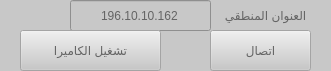
     <widget class="QWidget" name="widget_10" native="true">
      <property name="enabled">
       <bool>false</bool>
      </property>
      <property name="geometry">
       <rect>
        <x>0</x>
        <y>90</y>
        <width>331</width>
        <height>71</height>
       </rect>
      </property>
      <property name="palette">
       <palette>
        <active>
         <colorrole role="WindowText">
          <brush brushstyle="SolidPattern">
           <color alpha="255">
            <red>0</red>
            <green>0</green>
            <blue>0</blue>
           </color>
          </brush>
         </colorrole>
         <colorrole role="Button">
          <brush brushstyle="SolidPattern">
           <color alpha="255">
            <red>200</red>
            <green>200</green>
            <blue>200</blue>
           </color>
          </brush>
         </colorrole>
         <colorrole role="Light">
          <brush brushstyle="SolidPattern">
           <color alpha="255">
            <red>255</red>
            <green>255</green>
            <blue>255</blue>
           </color>
          </brush>
         </colorrole>
         <colorrole role="Midlight">
          <brush brushstyle="SolidPattern">
           <color alpha="255">
            <red>227</red>
            <green>227</green>
            <blue>227</blue>
           </color>
          </brush>
         </colorrole>
         <colorrole role="Dark">
          <brush brushstyle="SolidPattern">
           <color alpha="255">
            <red>100</red>
            <green>100</green>
            <blue>100</blue>
           </color>
          </brush>
         </colorrole>
         <colorrole role="Mid">
          <brush brushstyle="SolidPattern">
           <color alpha="255">
            <red>133</red>
            <green>133</green>
            <blue>133</blue>
           </color>
          </brush>
         </colorrole>
         <colorrole role="Text">
          <brush brushstyle="SolidPattern">
           <color alpha="255">
            <red>0</red>
            <green>0</green>
            <blue>0</blue>
           </color>
          </brush>
         </colorrole>
         <colorrole role="BrightText">
          <brush brushstyle="SolidPattern">
           <color alpha="255">
            <red>255</red>
            <green>255</green>
            <blue>255</blue>
           </color>
          </brush>
         </colorrole>
         <colorrole role="ButtonText">
          <brush brushstyle="SolidPattern">
           <color alpha="255">
            <red>0</red>
            <green>0</green>
            <blue>0</blue>
           </color>
          </brush>
         </colorrole>
         <colorrole role="Base">
          <brush brushstyle="SolidPattern">
           <color alpha="255">
            <red>255</red>
            <green>255</green>
            <blue>255</blue>
           </color>
          </brush>
         </colorrole>
         <colorrole role="Window">
          <brush brushstyle="SolidPattern">
           <color alpha="255">
            <red>200</red>
            <green>200</green>
            <blue>200</blue>
           </color>
          </brush>
         </colorrole>
         <colorrole role="Shadow">
          <brush brushstyle="SolidPattern">
           <color alpha="255">
            <red>0</red>
            <green>0</green>
            <blue>0</blue>
           </color>
          </brush>
         </colorrole>
         <colorrole role="AlternateBase">
          <brush brushstyle="SolidPattern">
           <color alpha="255">
            <red>227</red>
            <green>227</green>
            <blue>227</blue>
           </color>
          </brush>
         </colorrole>
         <colorrole role="ToolTipBase">
          <brush brushstyle="SolidPattern">
           <color alpha="255">
            <red>255</red>
            <green>255</green>
            <blue>220</blue>
           </color>
          </brush>
         </colorrole>
         <colorrole role="ToolTipText">
          <brush brushstyle="SolidPattern">
           <color alpha="255">
            <red>0</red>
            <green>0</green>
            <blue>0</blue>
           </color>
          </brush>
         </colorrole>
        </active>
        <inactive>
         <colorrole role="WindowText">
          <brush brushstyle="SolidPattern">
           <color alpha="255">
            <red>0</red>
            <green>0</green>
            <blue>0</blue>
           </color>
          </brush>
         </colorrole>
         <colorrole role="Button">
          <brush brushstyle="SolidPattern">
           <color alpha="255">
            <red>200</red>
            <green>200</green>
            <blue>200</blue>
           </color>
          </brush>
         </colorrole>
         <colorrole role="Light">
          <brush brushstyle="SolidPattern">
           <color alpha="255">
            <red>255</red>
            <green>255</green>
            <blue>255</blue>
           </color>
          </brush>
         </colorrole>
         <colorrole role="Midlight">
          <brush brushstyle="SolidPattern">
           <color alpha="255">
            <red>227</red>
            <green>227</green>
            <blue>227</blue>
           </color>
          </brush>
         </colorrole>
         <colorrole role="Dark">
          <brush brushstyle="SolidPattern">
           <color alpha="255">
            <red>100</red>
            <green>100</green>
            <blue>100</blue>
           </color>
          </brush>
         </colorrole>
         <colorrole role="Mid">
          <brush brushstyle="SolidPattern">
           <color alpha="255">
            <red>133</red>
            <green>133</green>
            <blue>133</blue>
           </color>
          </brush>
         </colorrole>
         <colorrole role="Text">
          <brush brushstyle="SolidPattern">
           <color alpha="255">
            <red>0</red>
            <green>0</green>
            <blue>0</blue>
           </color>
          </brush>
         </colorrole>
         <colorrole role="BrightText">
          <brush brushstyle="SolidPattern">
           <color alpha="255">
            <red>255</red>
            <green>255</green>
            <blue>255</blue>
           </color>
          </brush>
         </colorrole>
         <colorrole role="ButtonText">
          <brush brushstyle="SolidPattern">
           <color alpha="255">
            <red>0</red>
            <green>0</green>
            <blue>0</blue>
           </color>
          </brush>
         </colorrole>
         <colorrole role="Base">
          <brush brushstyle="SolidPattern">
           <color alpha="255">
            <red>255</red>
            <green>255</green>
            <blue>255</blue>
           </color>
          </brush>
         </colorrole>
         <colorrole role="Window">
          <brush brushstyle="SolidPattern">
           <color alpha="255">
            <red>200</red>
            <green>200</green>
            <blue>200</blue>
           </color>
          </brush>
         </colorrole>
         <colorrole role="Shadow">
          <brush brushstyle="SolidPattern">
           <color alpha="255">
            <red>0</red>
            <green>0</green>
            <blue>0</blue>
           </color>
          </brush>
         </colorrole>
         <colorrole role="AlternateBase">
          <brush brushstyle="SolidPattern">
           <color alpha="255">
            <red>227</red>
            <green>227</green>
            <blue>227</blue>
           </color>
          </brush>
         </colorrole>
         <colorrole role="ToolTipBase">
          <brush brushstyle="SolidPattern">
           <color alpha="255">
            <red>255</red>
            <green>255</green>
            <blue>220</blue>
           </color>
          </brush>
         </colorrole>
         <colorrole role="ToolTipText">
          <brush brushstyle="SolidPattern">
           <color alpha="255">
            <red>0</red>
            <green>0</green>
            <blue>0</blue>
           </color>
          </brush>
         </colorrole>
        </inactive>
        <disabled>
         <colorrole role="WindowText">
          <brush brushstyle="SolidPattern">
           <color alpha="255">
            <red>100</red>
            <green>100</green>
            <blue>100</blue>
           </color>
          </brush>
         </colorrole>
         <colorrole role="Button">
          <brush brushstyle="SolidPattern">
           <color alpha="255">
            <red>200</red>
            <green>200</green>
            <blue>200</blue>
           </color>
          </brush>
         </colorrole>
         <colorrole role="Light">
          <brush brushstyle="SolidPattern">
           <color alpha="255">
            <red>255</red>
            <green>255</green>
            <blue>255</blue>
           </color>
          </brush>
         </colorrole>
         <colorrole role="Midlight">
          <brush brushstyle="SolidPattern">
           <color alpha="255">
            <red>227</red>
            <green>227</green>
            <blue>227</blue>
           </color>
          </brush>
         </colorrole>
         <colorrole role="Dark">
          <brush brushstyle="SolidPattern">
           <color alpha="255">
            <red>100</red>
            <green>100</green>
            <blue>100</blue>
           </color>
          </brush>
         </colorrole>
         <colorrole role="Mid">
          <brush brushstyle="SolidPattern">
           <color alpha="255">
            <red>133</red>
            <green>133</green>
            <blue>133</blue>
           </color>
          </brush>
         </colorrole>
         <colorrole role="Text">
          <brush brushstyle="SolidPattern">
           <color alpha="255">
            <red>100</red>
            <green>100</green>
            <blue>100</blue>
           </color>
          </brush>
         </colorrole>
         <colorrole role="BrightText">
          <brush brushstyle="SolidPattern">
           <color alpha="255">
            <red>255</red>
            <green>255</green>
            <blue>255</blue>
           </color>
          </brush>
         </colorrole>
         <colorrole role="ButtonText">
          <brush brushstyle="SolidPattern">
           <color alpha="255">
            <red>100</red>
            <green>100</green>
            <blue>100</blue>
           </color>
          </brush>
         </colorrole>
         <colorrole role="Base">
          <brush brushstyle="SolidPattern">
           <color alpha="255">
            <red>200</red>
            <green>200</green>
            <blue>200</blue>
           </color>
          </brush>
         </colorrole>
         <colorrole role="Window">
          <brush brushstyle="SolidPattern">
           <color alpha="255">
            <red>200</red>
            <green>200</green>
            <blue>200</blue>
           </color>
          </brush>
         </colorrole>
         <colorrole role="Shadow">
          <brush brushstyle="SolidPattern">
           <color alpha="255">
            <red>0</red>
            <green>0</green>
            <blue>0</blue>
           </color>
          </brush>
         </colorrole>
         <colorrole role="AlternateBase">
          <brush brushstyle="SolidPattern">
           <color alpha="255">
            <red>200</red>
            <green>200</green>
            <blue>200</blue>
           </color>
          </brush>
         </colorrole>
         <colorrole role="ToolTipBase">
          <brush brushstyle="SolidPattern">
           <color alpha="255">
            <red>255</red>
            <green>255</green>
            <blue>220</blue>
           </color>
          </brush>
         </colorrole>
         <colorrole role="ToolTipText">
          <brush brushstyle="SolidPattern">
           <color alpha="255">
            <red>0</red>
            <green>0</green>
            <blue>0</blue>
           </color>
          </brush>
         </colorrole>
        </disabled>
       </palette>
      </property>
      <property name="autoFillBackground">
       <bool>true</bool>
      </property>
      <widget class="QLineEdit" name="Ip">
       <property name="geometry">
        <rect>
         <x>70</x>
         <y>0</y>
         <width>141</width>
         <height>31</height>
        </rect>
       </property>
       <property name="text">
        <string>196.10.10.162</string>
       </property>
       <property name="alignment">
        <set>Qt::AlignCenter</set>
       </property>
      </widget>
      <widget class="QLabel" name="IP_L">
       <property name="geometry">
        <rect>
         <x>210</x>
         <y>0</y>
         <width>111</width>
         <height>31</height>
        </rect>
       </property>
       <property name="text">
        <string>العنوان المنطقي</string>
       </property>
       <property name="alignment">
        <set>Qt::AlignCenter</set>
       </property>
      </widget>
      <widget class="QPushButton" name="ConnectTCP">
       <property name="geometry">
        <rect>
         <x>210</x>
         <y>30</y>
         <width>101</width>
         <height>41</height>
        </rect>
       </property>
       <property name="text">
        <string>اتصال</string>
       </property>
      </widget>
      <widget class="QPushButton" name="RunIPCamera">
       <property name="geometry">
        <rect>
         <x>20</x>
         <y>30</y>
         <width>141</width>
         <height>41</height>
        </rect>
       </property>
       <property name="text">
        <string>تشغيل الكاميرا</string>
       </property>
      </widget>
     </widget>
